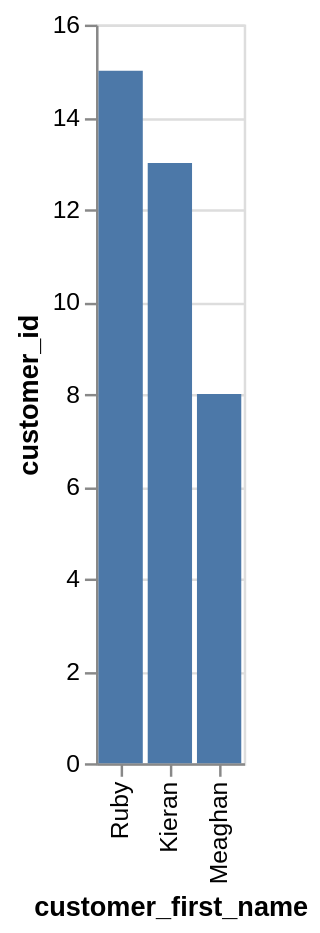

Here is the Vega-Lite specification saved for this chart:
### Vega-Lite specification from a JSON file in a GitHub repository (floating-point values rounded to 4 significant figures)
{"data": {"values": [{"x_data": "Ruby", "y_data": 15}, {"x_data": "Kieran", "y_data": 13}, {"x_data": "Meaghan", "y_data": 8}]}, "mark": "bar", "encoding": {"x": {"field": "x_data", "type": "nominal", "title": "customer_first_name", "sort": {"op": "sum", "field": "y_data", "order": "descending"}}, "y": {"field": "y_data", "type": "quantitative", "title": "customer_id"}}}
